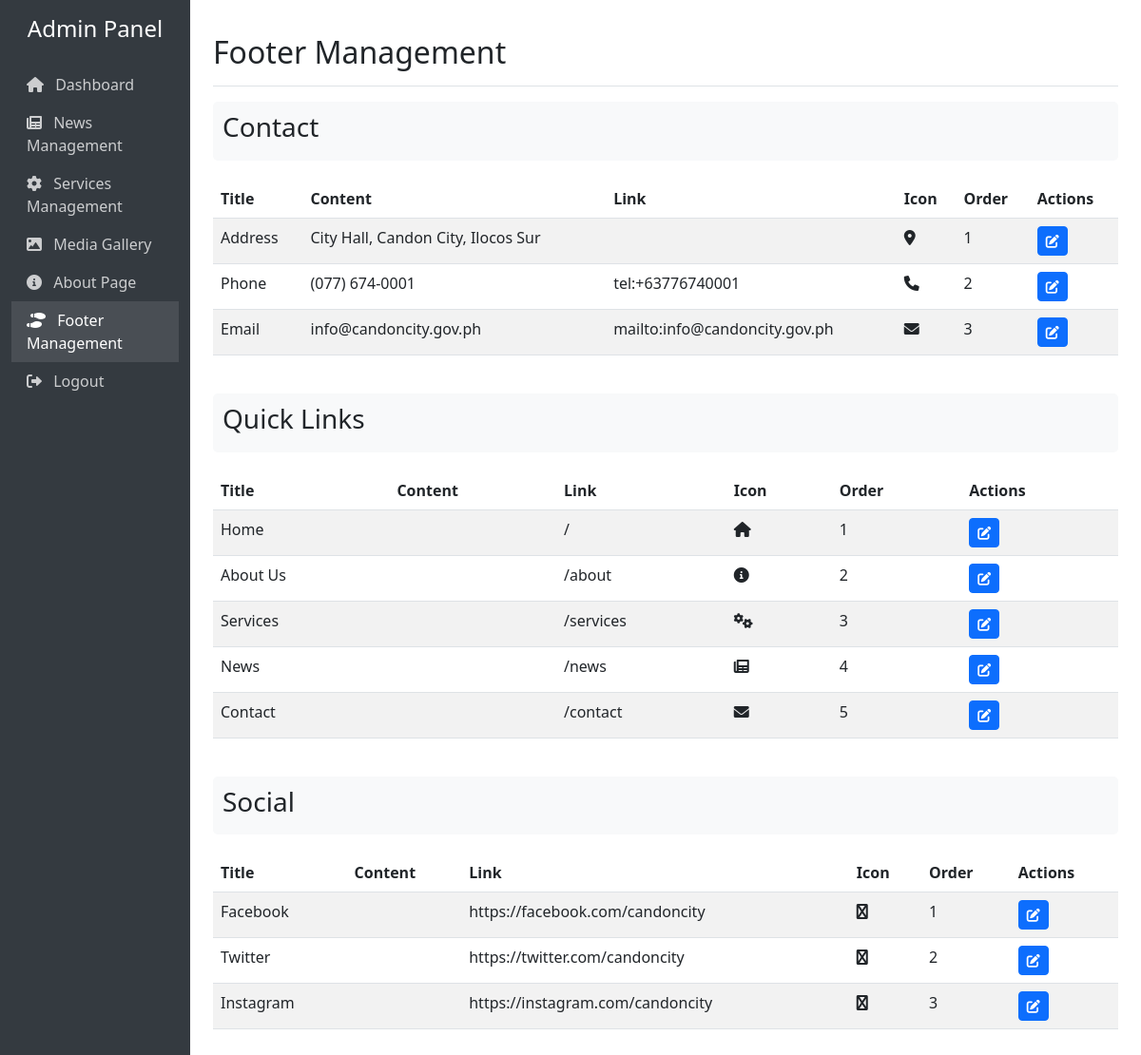
/admin/footer.php (signed in), run on the app's committed database.
### tables this page shows
CREATE TABLE IF NOT EXISTS footer (
    id INT AUTO_INCREMENT PRIMARY KEY,
    section VARCHAR(50) NOT NULL,
    title VARCHAR(100) NOT NULL,
    content TEXT,
    link VARCHAR(255),
    icon VARCHAR(50),
    display_order INT DEFAULT 0,
    created_at TIMESTAMP DEFAULT CURRENT_TIMESTAMP,
    updated_at TIMESTAMP DEFAULT CURRENT_TIMESTAMP ON UPDATE CURRENT_TIMESTAMP
);

### admin/footer.php (the view, shortened to what this page needs)
<?php
require_once '../config/database.php';
$current_page = basename($_SERVER['PHP_SELF']);
try {
    $stmt = $pdo->query("SELECT * FROM footer ORDER BY section, display_order");
    $footer_items = $stmt->fetchAll(PDO::FETCH_ASSOC);
    $footer_sections = [];
    foreach ($footer_items as $item) {
        $footer_sections[$item['section']][] = $item;
    }
} catch (PDOException $e) {
    $error = "Error fetching footer items: " . $e->getMessage();
    $footer_sections = [];
}
?>
<!DOCTYPE html>
<html lang="en">
<head>
    <link href="https://cdn.jsdelivr.net/npm/bootstrap@5.3.0/dist/css/bootstrap.min.css" rel="stylesheet">
    <link rel="stylesheet" href="https://cdnjs.cloudflare.com/ajax/libs/font-awesome/6.0.0/css/all.min.css">
</head>
<body>
    <div class="container-fluid">
        <div class="row">
            <div class="col-md-3 col-lg-2 d-md-block sidebar collapse">
                <div class="position-sticky pt-3">
                    <div class="text-center mb-4">
                        <h4>Admin Panel</h4>
                    </div>
                    <ul class="nav flex-column">
                        <li class="nav-item">
                            <a class="nav-link <?php echo $current_page == 'dashboard.php' ? 'active' : ''; ?>" href="dashboard.php">
                                <i class="fas fa-home me-2"></i> Dashboard
                            </a>
                        </li>
                        <li class="nav-item">
                            <a class="nav-link <?php echo $current_page == 'news.php' ? 'active' : ''; ?>" href="news.php">
                                <i class="fas fa-newspaper me-2"></i> News Management
                            </a>
                        </li>
                        <li class="nav-item">
                            <a class="nav-link <?php echo $current_page == 'services.php' ? 'active' : ''; ?>" href="services.php">
                                <i class="fas fa-cog me-2"></i> Services Management
                            </a>
                        </li>
                        <li class="nav-item">
                            <a class="nav-link <?php echo $current_page == 'media.php' ? 'active' : ''; ?>" href="media.php">
                                <i class="fas fa-image me-2"></i> Media Gallery
                            </a>
                        </li>
                        <li class="nav-item">
                            <a class="nav-link <?php echo $current_page == 'about.php' ? 'active' : ''; ?>" href="about.php">
                                <i class="fas fa-info-circle me-2"></i> About Page
                            </a>
                        </li>
                        <li class="nav-item">
                            <a class="nav-link <?php echo $current_page == 'footer.php' ? 'active' : ''; ?>" href="footer.php">
                                <i class="fas fa-shoe-prints me-2"></i> Footer Management
                            </a>
                        </li>
                        <li class="nav-item">
                            <a class="nav-link" href="?logout=1">
                                <i class="fas fa-sign-out-alt me-2"></i> Logout
                            </a>
                        </li>
                    </ul>
                </div>
            </div>
            <main class="col-md-9 ms-sm-auto col-lg-10 px-md-4 main-content">
                <div class="d-flex justify-content-between flex-wrap flex-md-nowrap align-items-center pt-3 pb-2 mb-3 border-bottom">
                    <h1 class="h2">Footer Management</h1>
                </div>
                <?php foreach ($footer_sections as $section => $items): ?>
                    <div class="section-title">
                        <h3><?php echo ucwords(str_replace('_', ' ', $section)); ?></h3>
                    </div>
                    <div class="table-responsive mb-4">
                        <table class="table table-striped table-hover">
                            <thead>
                                <tr>
                                    <th>Title</th>
                                    <th>Content</th>
                                    <th>Link</th>
                                    <th>Icon</th>
                                    <th>Order</th>
                                    <th>Actions</th>
                                </tr>
                            </thead>
                            <tbody>
                                <?php foreach ($items as $item): ?>
                                <tr>
                                    <td><?php echo htmlspecialchars($item['title']); ?></td>
                                    <td><?php echo htmlspecialchars($item['content']); ?></td>
                                    <td><?php echo htmlspecialchars($item['link']); ?></td>
                                    <td><i class="fas <?php echo htmlspecialchars($item['icon']); ?>"></i></td>
                                    <td><?php echo $item['display_order']; ?></td>
                                    <td>
                                        <button class="btn btn-sm btn-primary edit-footer"
                                                data-id="<?php echo $item['id']; ?>"
                                                data-title="<?php echo htmlspecialchars($item['title']); ?>"
                                                data-content="<?php echo htmlspecialchars($item['content']); ?>"
                                                data-link="<?php echo htmlspecialchars($item['link']); ?>"
                                                data-icon="<?php echo htmlspecialchars($item['icon']); ?>"
                                                data-order="<?php echo $item['display_order']; ?>">
                                            <i class="fas fa-edit"></i>
                                        </button>
                                    </td>
                                </tr>
                                <?php endforeach; ?>
                            </tbody>
                        </table>
                    </div>
                <?php endforeach; ?>
            </main>
        </div>
    </div>
</body>
</html>

### admin/footer.php (style rules this page uses)
.sidebar { min-height: 100vh; background-color: #343a40; color: white; }
.sidebar .nav-link { color: rgba(255,255,255,.75); }
.sidebar .nav-link.active { color: #fff; background-color: rgba(255,255,255,.1); }
.main-content { padding: 20px; }
.section-title { background-color: #f8f9fa; padding: 10px; margin-bottom: 20px; border-radius: 5px; }

### data on the page
footer: title "Address", content "City Hall, Candon City, Ilocos Sur", display_order "1"
footer: title "Phone", content "(077) 674-0001", link "tel:+63776740001", display_order "2"
footer: title "Email", content "info@candoncity.gov.ph", link "mailto:info@candoncity.gov.ph", display_order "3"
footer: title "Home", link "/", display_order "1"
footer: title "About Us", link "/about", display_order "2"
footer: title "Services", link "/services", display_order "3"
footer: title "News", link "/news", display_order "4"
footer: title "Contact", link "/contact", display_order "5"
footer: title "Facebook", link "https://facebook.com/candoncity", display_order "1"
footer: title "Twitter", link "https://twitter.com/candoncity", display_order "2"
footer: title "Instagram", link "https://instagram.com/candoncity", display_order "3"

### other printed values
str_replace('_', ' ', $section) "Contact"
str_replace('_', ' ', $section) "Quick Links"
str_replace('_', ' ', $section) "Social"
